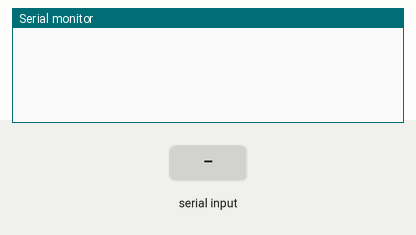
A sketch run on a simulated Arduino Uno, built with avr-gcc and run on an emulated ATmega328P. Parts: the last lines printed to the serial monitor. The inputs (shaded band) are chosen by the test bench.

Above: at 1.2 s.
1.3 s: "TAG\n" received over Serial
At 1.7 s:
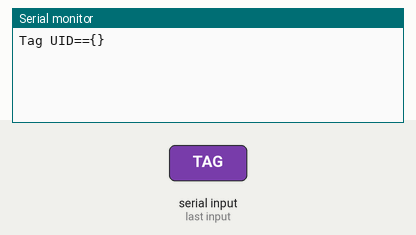
2.8 s: "READ\n" received over Serial
At 5.2 s:
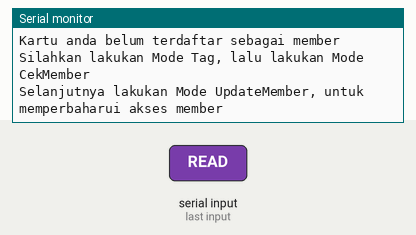

The sketch:

rfid.ino
```cpp
#include <SPI.h>
#include "pins.h"
#include "handler.h"

Pins pins;
Handlers handler;
MFRC522 mfrc522(pins.SS_PIN, pins.RST_PIN);

int block = 2;
byte readbackblock[18] = { 0 };
String data;
String newblockcontent;

void setup() {
  Serial.begin(9600);
  while (!Serial)
    ;
  SPI.begin();
  mfrc522.PCD_Init();
  delay(4);
  for (byte i = 0; i < 6; i++) {
    handler.defaultKey.keyByte[i] = 0xFF;
  }
}

void loop() {
  if (Serial.available() > 0) {
    data = Serial.readStringUntil('\n');
    int tanda = data.indexOf('=');
    if (tanda != -1) {
      String mode = data.substring(0, tanda);
      if (mode == "WRITE") {
        handler.detectCard();
        if (handler.validate(block && handler.isMember())) {
          String newblockcontent = data.substring(tanda + 1);
          handler.writeCard(newblockcontent, block, readbackblock);
          handler.ledSukses();
        } else {
          handler.ledGagal();
          Serial.println("Gagal1");
        }
        handler.stopDetect();
      } else if (mode == "VERIFY") {
        handler.detectCard();
        if (handler.validate(block && handler.isMember())) {
          handler.readCard(block, readbackblock);
          handler.ledSukses();
        } else {
          handler.ledGagal();
          Serial.println("Gagal2");
        }
        handler.stopDetect();
      }
    } else if (data == "TAG") {
      handler.detectCard();
      if (handler.validate(block)) {
        handler.readTag();
        handler.ledSukses();
      } else {
        handler.ledGagal();
        Serial.println("Gagal4");
      }
      handler.stopDetect();
    } else if (data == "READ") {
      handler.detectCard();
      if (handler.validate(block) && handler.isMember()) {
        handler.readCard(block, readbackblock);
        handler.ledSukses();
      } else {
        handler.ledGagal();
        Serial.println("Gagal3");
      }
      handler.stopDetect();
    }
    delay(1000);
  }
}
```

handler.h
```cpp
#ifndef HANDLER_H
#define HANDLER_H
#include <MFRC522.h>
#include "pins.h"
#include "tag.h"

Tags tag;
Pins pin;

class Handlers {

  public:
    Handler() {}
    MFRC522 mfrc522;
    MFRC522::MIFARE_Key defaultKey;

    //untuk pendeteksian kartu diawal
    void detectCard() {
      if (!mfrc522.PICC_IsNewCardPresent() || !mfrc522.PICC_ReadCardSerial()) {
        return;
      }
      Serial.println("Kartu terdeteksi");
      delay(50);
    }

    //untuk mematikan pendeteksian
    void stopDetect() {
      mfrc522.PICC_HaltA();
      mfrc522.PCD_StopCrypto1();
    }

    //menyalakan led gagal
    void ledGagal() {
      digitalWrite(pin.LED_INVALID, HIGH);
      delay(2000);
      digitalWrite(pin.LED_INVALID, LOW);
    }

    //menyalakan led sukses
    void ledSukses() {
      digitalWrite(pin.LED_VALID, HIGH);
      delay(2000);
      digitalWrite(pin.LED_VALID, LOW);
    }

    //penjaga
    bool hanSIP(byte uid[]) {
      if (memcmp(uid, tag.memberTag1, 4) == 0) {
        return true;
      }
      return false;
      if (memcmp(uid, tag.memberTag2, 4) == 0) {
        return true;
      }
      return false;
      if (memcmp(uid, tag.memberTag3, 4) == 0) {
        return true;
      }
      return false;
    }

    //membaca informasi tag kartu rfid dan mengirim array byte yang nanti bisa digunakan untuk diisikan ulang di kode arduino ini untuk terdaftar sebagai member
    void readTag() {
      Serial.print("Tag UID=");
      String tagID = "";
      String spasiID = "";
      String penanda = "";

      for (byte i = 0; i < mfrc522.uid.size; i++) {
        tagID += String(mfrc522.uid.uidByte[i], HEX);
      }

      for (int i = 0; i < tagID.length(); i += 2) {
        spasiID += tagID.substring(i, i + 2);
        spasiID += " ";
      }

      for (int i = 0; i < spasiID.length(); i++) {
        spasiID[i] = toupper(spasiID[i]);
      }

      spasiID.trim();
      Serial.print(spasiID);
      Serial.print("={");
      for (int x = 0; x < tagID.length(); x += 2) {
        String byteID = tagID.substring(x, x + 2);

        for (int y = 0; y < byteID.length(); y++) {
          byteID[y] = toupper(byteID[y]);
        }

        if (byteID.length() == 1) {
          byteID = "0" + byteID;
        }

        penanda += "0x" + byteID;

        if (x + 2 < tagID.length()) {
          penanda += ", ";
        }
      }

      Serial.print(penanda);
      Serial.println("}");
    }

    //Untuk input data ke kartu
    void writeCard(String newblockcontent, int blockNumber, byte arrayAddress[]) {
      byte newblockcontentBytes[newblockcontent.length() + 1];
      newblockcontent.getBytes(newblockcontentBytes, sizeof(newblockcontentBytes));
      if (writeBlock(blockNumber, newblockcontentBytes)) {
        Serial.println("Data " + newblockcontent + " berhasil dikirim ke kartu");
      }
    }

    //Untuk membaca kartu
    void readCard(int blockNumber, byte arrayAddress[]) {
      if (readBlock(blockNumber, arrayAddress)) {
        Serial.print("Data dari kartu=");
        for (int j = 0; j < 16; j++) {
          Serial.write(arrayAddress[j]);
        }
        Serial.println("");
      }
    }

    //Untuk cek kartu apakah sudah memiliki akses member atau belum
    bool isMember() {
      if (hanSIP(mfrc522.uid.uidByte)) {
        Serial.println("Kartu anda sudah terdaftar sebagai member");
        return true;
      } else {
        Serial.println("Kartu anda belum terdaftar sebagai member");
        Serial.println("Silahkan lakukan Mode Tag, lalu lakukan Mode CekMember");
        Serial.println("Selanjutnya lakukan Mode UpdateMember, untuk memperbaharui akses member");
        return false;
      }
    }

    //Validasi deteksi kartu rfid
    bool validate(int blockNumber) {
      int largestModulo4Number = blockNumber / 4 * 4;
      int trailerBlock = largestModulo4Number + 3;
      byte status = mfrc522.PCD_Authenticate(MFRC522::PICC_CMD_MF_AUTH_KEY_A, trailerBlock, &defaultKey, &(mfrc522.uid));
      if (status != MFRC522::STATUS_OK) {
        return false;
      } else {
        return true;
      }
    }

    //Menulis block spesifik
    bool writeBlock(int blockNumber, byte arrayAddress[]) {
      byte status2 = mfrc522.MIFARE_Write(blockNumber, arrayAddress, 16);
      if (status2 != MFRC522::STATUS_OK) {
        Serial.print("MIFARE_Write() gagal: ");
        Serial.println(mfrc522.GetStatusCodeName(status2));
        return false;
      } else {
        return true;
      }
    }

    //Membaca block spesifik
    bool readBlock(int blockNumber, byte arrayAddress[]) {
      byte buffersize = 18;
      byte status2 = mfrc522.MIFARE_Read(blockNumber, arrayAddress, &buffersize);
      if (status2 != MFRC522::STATUS_OK) {
        Serial.print("MIFARE_read() gagal: ");
        Serial.println(mfrc522.GetStatusCodeName(status2));
        return false;
      } else {
        Serial.println("Membaca data dari kartu");
        return true;
      }
    }
};
#endif
```

tag.h
```cpp
#ifndef TAG_H
#define TAG_H

class Tags {
  public:
    static const byte memberTag1[4];
    static const byte memberTag2[4];
    static const byte memberTag3[4];
};

//ISIKAN DIBAWAH INI UNTUK MENDAPATKAN AKSES MEMBER
const byte Tags::memberTag1[4] = {0xFF, 0xFF, 0xFF, 0xFF}; //Copy kan disini untuk array byte dari mode tag, dan aktifkan
const byte Tags::memberTag2[4] = {0x9E, 0x8D, 0xDE, 0x55}; //Copy kan disini untuk array byte dari mode tag, dan aktifkan
const byte Tags::memberTag3[4] = {0x52, 0x40, 0x85, 0xED}; //Copy kan disini untuk array byte dari mode tag, dan aktifkan

#endif
```

pins.h
```cpp
#ifndef PINS_H
#define PINS_H

class Pins {
  public:
    static const int LED_VALID = 2;
    static const int LED_INVALID = 3;
    static const int RST_PIN = 9;
    static const int SS_PIN = 10;
};

#endif
```

Measured:
- after the input at 1.3 s, the serial monitor: prints a new line at once (image 1)
- after the input at 2.8 s, the serial monitor: prints a new line after 1.6 s (image 2)
